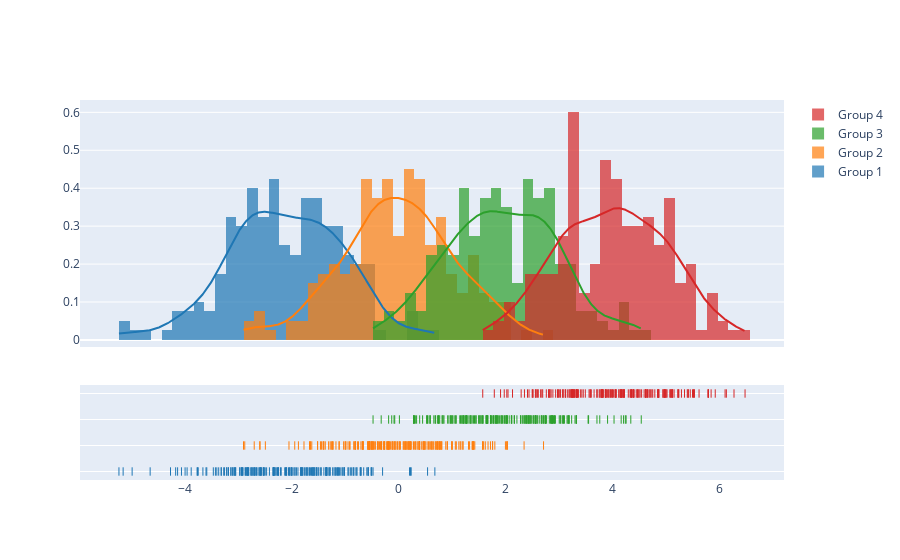

Notebook code for this chart:
### Code cell
import plotly.figure_factory as ff

# Add histogram data
x1 = np.random.randn(200) - 2
x2 = np.random.randn(200)
x3 = np.random.randn(200) + 2
x4 = np.random.randn(200) + 4

# Group data together
hist_data = [x1, x2, x3, x4]

group_labels = ['Group 1', 'Group 2', 'Group 3', 'Group 4']

# Create distplot with custom bin_size
fig = ff.create_distplot(hist_data, group_labels, bin_size=.2)
fig.show()

### Figure 1 — Plotly figure (JSON) as saved in the notebook; plotly's stock layout.template omitted (floating-point values rounded to 4 significant figures; data arrays with more than 128 entries replaced by an {"elided": "..."} marker saying what was removed)
{"data": [{"autobinx": false, "histnorm": "probability density", "legendgroup": "Group 1", "marker": {"color": "rgb(31, 119, 180)"}, "name": "Group 1", "opacity": 0.7, "type": "histogram", "x": {"elided": "200 float values"}, "xaxis": "x", "xbins": {"end": 0.6749, "size": 0.2, "start": -5.24}, "yaxis": "y"}, {"autobinx": false, "histnorm": "probability density", "legendgroup": "Group 2", "marker": {"color": "rgb(255, 127, 14)"}, "name": "Group 2", "opacity": 0.7, "type": "histogram", "x": {"elided": "200 float values"}, "xaxis": "x", "xbins": {"end": 2.709, "size": 0.2, "start": -2.908}, "yaxis": "y"}, {"autobinx": false, "histnorm": "probability density", "legendgroup": "Group 3", "marker": {"color": "rgb(44, 160, 44)"}, "name": "Group 3", "opacity": 0.7, "type": "histogram", "x": {"elided": "200 float values"}, "xaxis": "x", "xbins": {"end": 4.539, "size": 0.2, "start": -0.4825}, "yaxis": "y"}, {"autobinx": false, "histnorm": "probability density", "legendgroup": "Group 4", "marker": {"color": "rgb(214, 39, 40)"}, "name": "Group 4", "opacity": 0.7, "type": "histogram", "x": {"elided": "200 float values"}, "xaxis": "x", "xbins": {"end": 6.482, "size": 0.2, "start": 1.571}, "yaxis": "y"}, {"legendgroup": "Group 1", "marker": {"color": "rgb(31, 119, 180)"}, "mode": "lines", "name": "Group 1", "showlegend": false, "type": "scatter", "x": {"elided": "500 float values"}, "xaxis": "x", "y": {"elided": "500 float values"}, "yaxis": "y"}, {"legendgroup": "Group 2", "marker": {"color": "rgb(255, 127, 14)"}, "mode": "lines", "name": "Group 2", "showlegend": false, "type": "scatter", "x": {"elided": "500 float values"}, "xaxis": "x", "y": {"elided": "500 float values"}, "yaxis": "y"}, {"legendgroup": "Group 3", "marker": {"color": "rgb(44, 160, 44)"}, "mode": "lines", "name": "Group 3", "showlegend": false, "type": "scatter", "x": {"elided": "500 float values"}, "xaxis": "x", "y": {"elided": "500 float values"}, "yaxis": "y"}, {"legendgroup": "Group 4", "marker": {"color": "rgb(214, 39, 40)"}, "mode": "lines", "name": "Group 4", "showlegend": false, "type": "scatter", "x": {"elided": "500 float values"}, "xaxis": "x", "y": {"elided": "500 float values"}, "yaxis": "y"}, {"legendgroup": "Group 1", "marker": {"color": "rgb(31, 119, 180)", "symbol": "line-ns-open"}, "mode": "markers", "name": "Group 1", "showlegend": false, "type": "scatter", "x": {"elided": "200 float values"}, "xaxis": "x", "y": {"elided": "200 str values"}, "yaxis": "y2"}, {"legendgroup": "Group 2", "marker": {"color": "rgb(255, 127, 14)", "symbol": "line-ns-open"}, "mode": "markers", "name": "Group 2", "showlegend": false, "type": "scatter", "x": {"elided": "200 float values"}, "xaxis": "x", "y": {"elided": "200 str values"}, "yaxis": "y2"}, {"legendgroup": "Group 3", "marker": {"color": "rgb(44, 160, 44)", "symbol": "line-ns-open"}, "mode": "markers", "name": "Group 3", "showlegend": false, "type": "scatter", "x": {"elided": "200 float values"}, "xaxis": "x", "y": {"elided": "200 str values"}, "yaxis": "y2"}, {"legendgroup": "Group 4", "marker": {"color": "rgb(214, 39, 40)", "symbol": "line-ns-open"}, "mode": "markers", "name": "Group 4", "showlegend": false, "type": "scatter", "x": {"elided": "200 float values"}, "xaxis": "x", "y": {"elided": "200 str values"}, "yaxis": "y2"}], "layout": {"barmode": "overlay", "hovermode": "closest", "legend": {"traceorder": "reversed"}, "xaxis": {"anchor": "y2", "domain": [0.0, 1.0], "zeroline": false}, "yaxis": {"anchor": "free", "domain": [0.35, 1], "position": 0.0}, "yaxis2": {"anchor": "x", "domain": [0, 0.25], "dtick": 1, "showticklabels": false}}}
